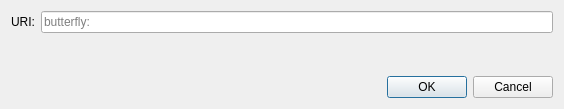
<?xml version="1.0" encoding="UTF-8"?>
<ui version="4.0">
 <class>OpenURIDialog</class>
 <widget class="QDialog" name="OpenURIDialog">
  <property name="geometry">
   <rect>
    <x>0</x>
    <y>0</y>
    <width>564</width>
    <height>109</height>
   </rect>
  </property>
  <property name="windowTitle">
   <string>Open URI</string>
  </property>
  <layout class="QVBoxLayout" name="verticalLayout">
   <item>
    <layout class="QHBoxLayout" name="horizontalLayout">
     <item>
      <widget class="QLabel" name="label">
       <property name="text">
        <string>URI:</string>
       </property>
      </widget>
     </item>
     <item>
      <widget class="QValidatedLineEdit" name="uriEdit">
       <property name="placeholderText">
        <string notr="true">butterfly:</string>
       </property>
      </widget>
     </item>
    </layout>
   </item>
   <item>
    <spacer name="verticalSpacer">
     <property name="orientation">
      <enum>Qt::Vertical</enum>
     </property>
     <property name="sizeHint" stdset="0">
      <size>
       <width>20</width>
       <height>40</height>
      </size>
     </property>
    </spacer>
   </item>
   <item>
    <widget class="QDialogButtonBox" name="buttonBox">
     <property name="orientation">
      <enum>Qt::Horizontal</enum>
     </property>
     <property name="standardButtons">
      <set>QDialogButtonBox::Cancel|QDialogButtonBox::Ok</set>
     </property>
    </widget>
   </item>
  </layout>
 </widget>
 <customwidgets>
  <customwidget>
   <class>QValidatedLineEdit</class>
   <extends>QLineEdit</extends>
   <header>qt/qvalidatedlineedit.h</header>
  </customwidget>
 </customwidgets>
 <resources/>
 <connections>
  <connection>
   <sender>buttonBox</sender>
   <signal>accepted()</signal>
   <receiver>OpenURIDialog</receiver>
   <slot>accept()</slot>
   <hints>
    <hint type="sourcelabel">
     <x>248</x>
     <y>254</y>
    </hint>
    <hint type="destinationlabel">
     <x>157</x>
     <y>274</y>
    </hint>
   </hints>
  </connection>
  <connection>
   <sender>buttonBox</sender>
   <signal>rejected()</signal>
   <receiver>OpenURIDialog</receiver>
   <slot>reject()</slot>
   <hints>
    <hint type="sourcelabel">
     <x>316</x>
     <y>260</y>
    </hint>
    <hint type="destinationlabel">
     <x>286</x>
     <y>274</y>
    </hint>
   </hints>
  </connection>
 </connections>
</ui>
